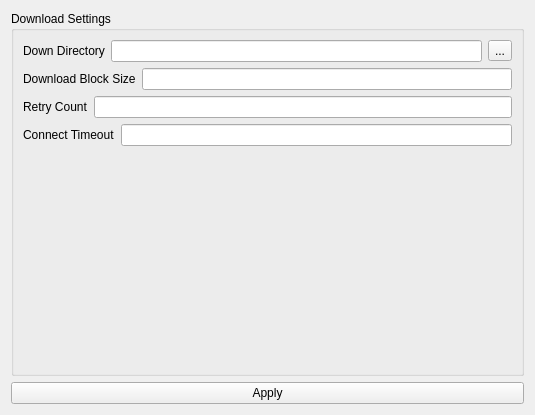
<?xml version="1.0" encoding="UTF-8"?>
<ui version="4.0">
 <class>SettingsPage</class>
 <widget class="QWidget" name="SettingsPage">
  <property name="geometry">
   <rect>
    <x>0</x>
    <y>0</y>
    <width>535</width>
    <height>415</height>
   </rect>
  </property>
  <property name="windowTitle">
   <string>Form</string>
  </property>
  <layout class="QGridLayout" name="gridLayout">
   <item row="0" column="0">
    <widget class="QGroupBox" name="groupBox">
     <property name="title">
      <string>Download Settings</string>
     </property>
     <layout class="QGridLayout" name="gridLayout_2" rowstretch="0,0,0,0,1">
      <item row="0" column="1">
       <layout class="QGridLayout" name="gridLayout_3">
        <item row="0" column="0">
         <widget class="QLabel" name="label">
          <property name="text">
           <string>Down Directory</string>
          </property>
         </widget>
        </item>
        <item row="0" column="1">
         <widget class="QLineEdit" name="le_dd"/>
        </item>
        <item row="0" column="2">
         <widget class="QToolButton" name="tb_dd">
          <property name="text">
           <string>...</string>
          </property>
         </widget>
        </item>
       </layout>
      </item>
      <item row="1" column="1">
       <layout class="QGridLayout" name="gridLayout_5">
        <item row="1" column="0">
         <widget class="QLabel" name="label_2">
          <property name="text">
           <string>Download Block Size</string>
          </property>
         </widget>
        </item>
        <item row="1" column="1">
         <widget class="QLineEdit" name="le_bs"/>
        </item>
       </layout>
      </item>
      <item row="4" column="1">
       <widget class="QWidget" name="widget" native="true"/>
      </item>
      <item row="2" column="1">
       <layout class="QGridLayout" name="gridLayout_4">
        <item row="0" column="0">
         <widget class="QLabel" name="label_3">
          <property name="text">
           <string>Retry Count</string>
          </property>
         </widget>
        </item>
        <item row="0" column="1">
         <widget class="QLineEdit" name="le_retry"/>
        </item>
       </layout>
      </item>
      <item row="3" column="1">
       <layout class="QGridLayout" name="gridLayout_6">
        <item row="0" column="0">
         <widget class="QLabel" name="label_4">
          <property name="text">
           <string>Connect Timeout</string>
          </property>
         </widget>
        </item>
        <item row="0" column="1">
         <widget class="QLineEdit" name="le_timeout"/>
        </item>
       </layout>
      </item>
     </layout>
    </widget>
   </item>
   <item row="1" column="0">
    <widget class="QPushButton" name="pb_apply">
     <property name="text">
      <string>Apply</string>
     </property>
    </widget>
   </item>
  </layout>
 </widget>
 <resources/>
 <connections/>
</ui>
